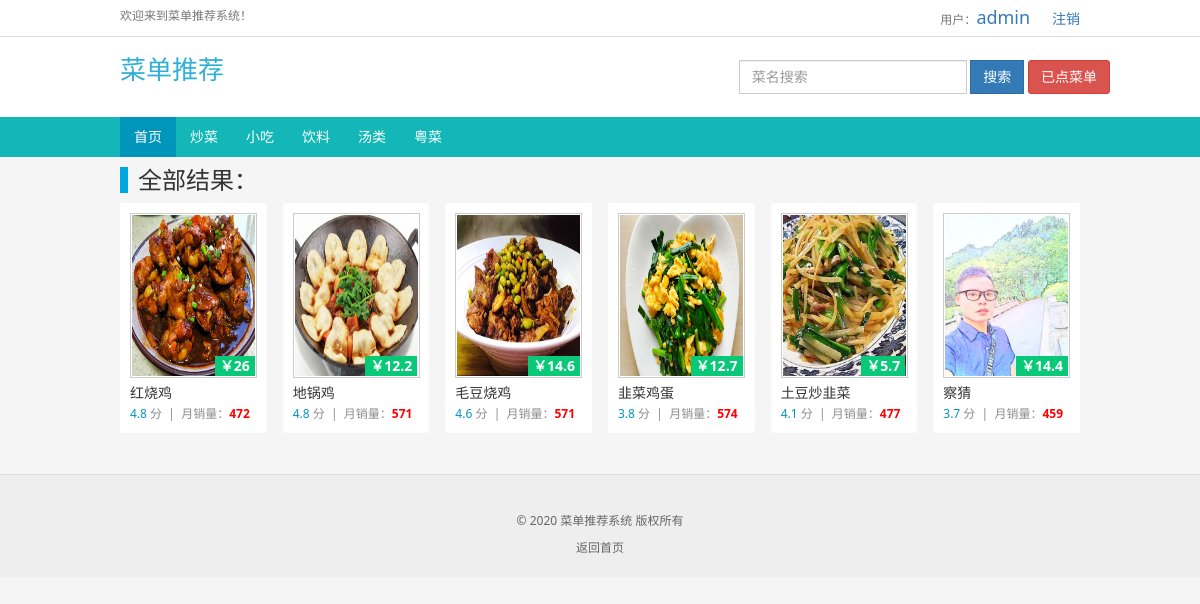
/all/ (signed in), run on the app's committed database.
### Myrestaurant/models.py (models this page shows, shortened)
class MenuType(models.Model):
    MenuType = models.CharField(max_length=10, verbose_name="分类")
    CreateType = models.DateTimeField(auto_now_add=True, verbose_name="创建时间", editable=False)
    class Meta:
        verbose_name = "类别"
        verbose_name_plural = verbose_name
        ordering = ['CreateType']

class MenuModels(models.Model):
    core = str(round(random.uniform(1, 5), 1))
    shell = str(random.randint(300, 700))
    free = str(round(random.uniform(5, 15), 1))
    MenuName = models.CharField(max_length=30, verbose_name="菜名")
    MenuType = models.ForeignKey(MenuType, related_name="Menutype", on_delete=models.CASCADE, verbose_name="类型")
    MenuImg = models.ImageField(upload_to='static/img/plants/', default='static/img/plants/default.png', max_length=200,
                                blank=True, null=True, verbose_name='图片')
    MenuCore = models.CharField(max_length=20, verbose_name="评分", blank=True, null=True, default=core)
    MenuShell = models.CharField(max_length=20, verbose_name="月销售量", blank=True, null=True, default=shell)
    MenuFree = models.CharField(max_length=20, verbose_name="价格", blank=True, null=True, default=free)
    CreateMenu = models.DateTimeField(auto_now_add=True, verbose_name="创建时间", editable=False)
    class Meta:
        verbose_name = "菜单"
        verbose_name_plural = verbose_name
        ordering = ['CreateMenu']

### Myrestaurant/views.py (the view)
# urls.py: path(r"all/", getall),
def getall(request):
    res = MenuModels.objects.all()
    cats = MenuType.objects.all()
    pls = MenuType.objects.all()
    return render(request, 'all.html', locals())

### templates/all.html (shortened to what this page needs)
{% extends 'base.html' %}
{% block content %}
<div class="container">
<div class="row" style="padding:0px 7px 0 7px;">
    <div class="col-md-12 movie-item-out">
        <h3 style="padding-left:10px;border-left:8px solid #00A6DE;">全部结果：</h3>
    </div>
{%  if res %}
    {%  for p in res %}
    <div class="col-md-2 col-sm-6 col-xs-6 movie-item-out">
    <div class="movie-item">
        <a style="position:relative;display:block;" title="" target="_blank" href="/detail/{{p.id}}/">
            <img class="indexhot"  src="/{{p.MenuImg}}">
            <button class="hdtag"><b style="font-size: 14px">￥{{p.MenuFree}}</b></button>
        </a>
        <div class="meta">
            <div style="width:100%;overflow:hidden;height:20px;">
                <a target="_blank"  class="movie-name" href="/detail/{{p.id}}/">{{p.MenuName}}</a>
            </div>
            <em> <span style="color: #0095bb">{{p.MenuCore}}</span>&nbsp;分&nbsp;&nbsp;|&nbsp;&nbsp;月销量：<strong><span style="color:#FF0000;">{{p.MenuShell}}</span></strong></em>
        </div>
    </div>
    </div>
    {%  endfor %}
 {% else %}
 <br>
 <br>
<h1> 无相关结果！</h1>
 {% endif %}
<div class="col-md-12 movie-item-out">
</div>
</div>
</div>
{%  endblock %}

### templates/base.html (shortened to what this page needs)
<!DOCTYPE html>
<html lang="zh-CN">
<head>
    <link rel="stylesheet" href="/static/layui/css/layui.css">
    <link rel="stylesheet" href="/static/css/bootstrap.min.css">
    <link rel="stylesheet" rev="stylesheet" type="text/css" media="all" href="/static/css/css2.css">
</head>
<body>
<div style="background:#FFF">
    <div style="padding:5px 0;border-bottom:1px solid #DDD;">
        <div class="container">
            <span class="header-help">欢迎来到菜单推荐系统！</span>
            <div class="pull-right">
                {% if user.is_authenticated %}
                    <span class="header-help">用户：<a href="javascript:;"
                                                    style="font-size: 18px;text-decoration: none">{{ user.username }}</a></span>
                    &nbsp; &nbsp; &nbsp;<span><a href="{% url 'Myrestaurant:user_logout' %}">注销</a></span>
                {% else %}
                    <span class="header-help"><a style="font-size: 18px" href="{% url 'Myrestaurant:login' %}">LOGIN</a></span>
                {% endif %}
            </div>
        </div>
    </div>
    <div class="container" style="padding-top:15px;padding-bottom:15px;padding-right:0;">
        <div class="pull-left">
            <span style="font-size: 26px;color: #31b0d5;font-family: 华文彩云;font-style: normal">菜单推荐</span>
        </div>
        <div class="pull-right ">
            <div class="row">
                <form class="navbar-form" target="_blank" accept-charset="utf-8" action="/search/" method="get"
                      role="search">
                    <div class="form-group">
                        <input type="text" class="form-control" name="wd" placeholder="菜名搜索">
                    </div>
                    <button type="submit" class="btn btn-primary">搜索</button>
                    {% if user.is_authenticated %}
                        <a href="javascript:void (0);" class="btn btn-danger" onclick="mune()">已点菜单</a>
                    {% else %}
                        <a href="javascript:void (0);" class="btn btn-danger" onclick="mune1()">已点菜单</a>
                    {% endif %}
                </form>
            </div>
        </div>
    </div>
    <nav class="navbar navbar-default" role="navigation">
        <div class="container">
            <div class="collapse  navbar-collapse" id="navbar">
                <ul class="nav navbar-nav ">
                    <li class="active"><a href="/">首页</a></li>
                    {% for c in pls %}
                        <li class=""><a href="/type/{{ c.id }}">{{ c.MenuType }}</a></li>
                    {% endfor %}
                </ul>
            </div>
        </div>
    </nav>
</div>
{% block content %} {% endblock %}
<footer class="footer">
    <p style="margin: 0 0 10px;"><br/>&copy; 2020 菜单推荐系统 版权所有</p>
    <em><a href="/">返回首页 </a></em>
</footer>
</body>
</html>

### static/css/css2.css (style rules this page uses)
body,html { font-family: "Segoe UI", "Lucida Grande", Helvetica, Arial, "Microsoft YaHei", FreeSans, Arimo, "Droid Sans","wenquanyi micro hei","Hiragino Sans GB", "Hiragino Sans GB W3", Arial, sans-serif; background: #F6F5F6; }
.hdtag { background:#09C878; padding: 0 5px; color: #FFF; font-size: 12px; right:2px;bottom:2px; position:absolute; border: none; }
.navbar-form input,.navbar-form button { border-radius: 0; }
.navbar { background: #14B7B7; border: none; border-radius: 0; }
.navbar-collapse { padding: 0; }
.navbar-default .navbar-nav li a { color: #FFF; }
.navbar-default .navbar-nav .active a { background: #0095bb; color: #FFF; }
.btn,.input { border-radius: 3px; }
.header-help { font-size: 12px; color: #777; }
.movie-item { border-radius: 3px; background: #FFF; padding: 10px 10px; margin-bottom: 15px; }
.movie-item-out { padding: 0 8px; }
.indexhot { border: 1px solid #ccc; padding: 1px; width:127px; height: 200px; }
@media (min-width: 768px) { .container { width: 100% !important; } }
@media (min-width: 992px) { .container { width: 990px !important; } }
@media (min-width: 992px) { .indexhot { height: 165px; } }
@media (min-width: 1200px) { .container { width: 990px !important; } }
em { font-size:12px; font-style:normal; color:#8c8c8c; }
.meta { margin-top:5px; }
.movie-name { font-size: 14px; color: #333; text-overflow: ellipsis; white-space: nowrap; width: 170px; overflow: hidden; display: inline; float: left; }
footer { font-size: 12px; border-top: 1px solid #DDD; text-align: center; margin-top: 25px; padding: 20px 10px; color: #666; background-color: #EEE; }
footer a { color: #666; }
.navbar { margin-bottom: 10px; min-height: 40px; }
.movie-item-out h3 { margin-top: 0px; }
.navbar-form { padding: 0px 0px; }
.nav>li>a { position: relative; display: block; padding: 10px 14px; }

### data on the page
MenuType: MenuType "炒菜"
MenuType: MenuType "小吃"
MenuType: MenuType "饮料"
MenuType: MenuType "汤类"
MenuType: MenuType "粤菜"
MenuModels: MenuImg (picture), MenuFree "26", MenuName "红烧鸡", MenuCore "4.8", MenuShell "472"
MenuModels: MenuImg (picture), MenuFree "12.2", MenuName "地锅鸡", MenuCore "4.8", MenuShell "571"
MenuModels: MenuImg (picture), MenuFree "14.6", MenuName "毛豆烧鸡", MenuCore "4.6", MenuShell "571"
MenuModels: MenuImg (picture), MenuFree "12.7", MenuName "韭菜鸡蛋", MenuCore "3.8", MenuShell "574"
MenuModels: MenuImg (picture), MenuFree "5.7", MenuName "土豆炒韭菜", MenuCore "4.1", MenuShell "477"
MenuModels: MenuImg (picture), MenuFree "14.4", MenuName "察猜", MenuCore "3.7", MenuShell "459"

### other printed values
{{ user.username }} "admin"
